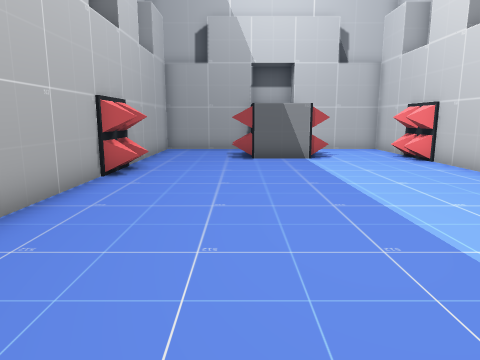
view 1 (above)

12 first-person views from a walk through a scene from a Unity 3-D project. The camera is 1.4 m above the floor, tilts 10° down and sees 70° across. The floor is counted in squares, 1 m on a side. Each view is taken from the middle of a square. On the plan, view 1 faces up. The plan holds only what a view shows up to about 15 squares ahead; the rest is blank. The place goes on beyond the plan. The player character is not drawn.

view 2
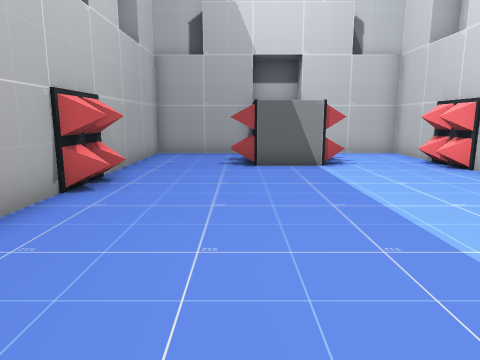

view 3
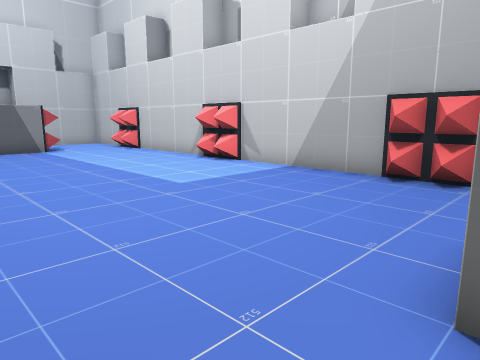

view 4
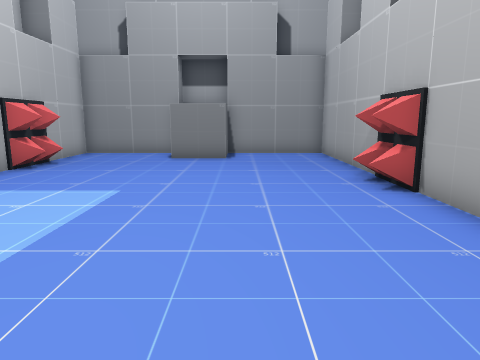

view 5
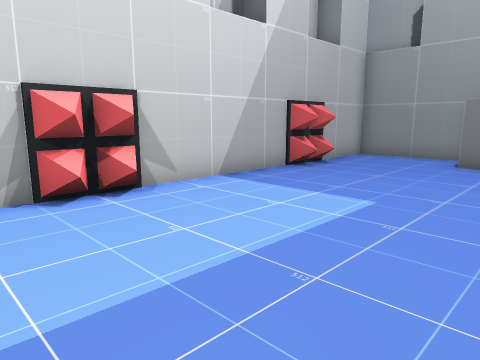

view 6
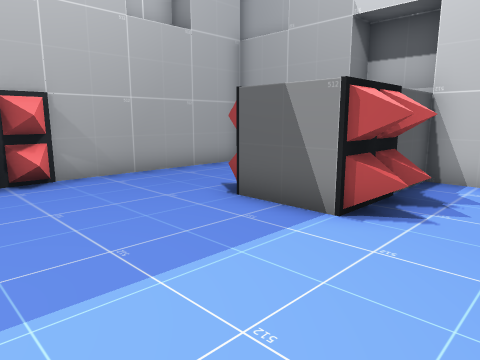

view 7
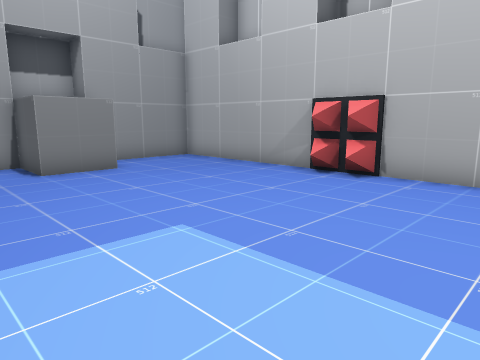

view 8
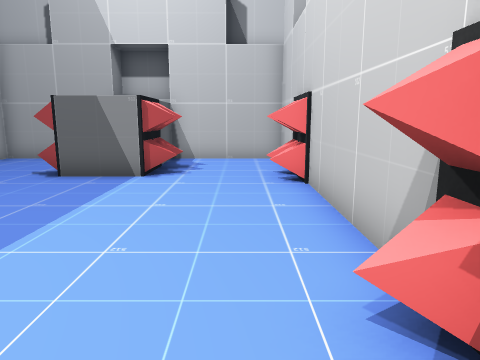

view 9
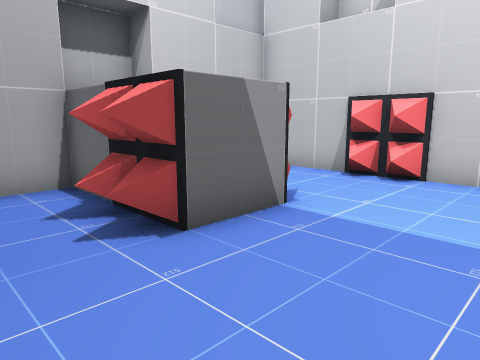

view 10
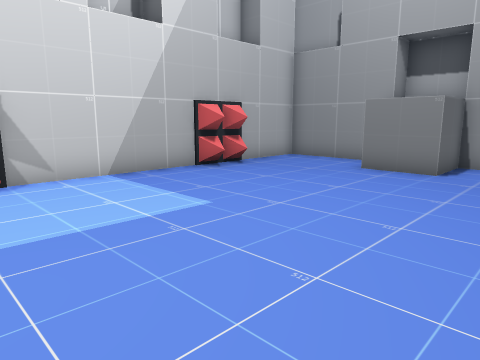

view 11
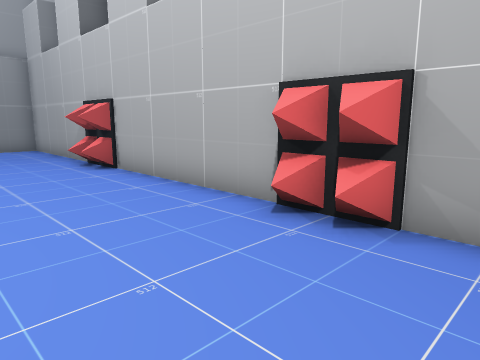

view 12
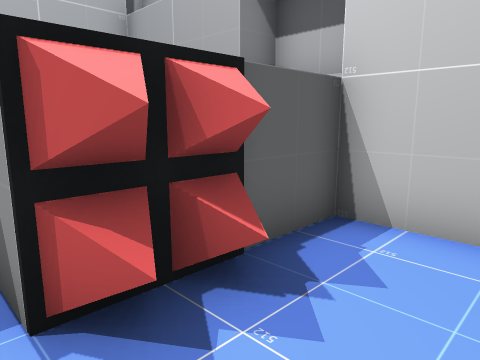

### Floor plan
Points are (right, up) in squares from view 1. A wall is a line through its corners. A room is listed if a view was taken in it or the views show most of it. See-through windows are left out.
Room 1 (views 1, 2, 3, 4, 5, 6, 7, 8, 9, 10, 11, 12)
walls: (-3.5, 2.4) (-2.6, 1.9); (6.5, 4.5) (5.7, 5) (6.6, 5.5) (5.7, 6) (6.5, 6.4); (-3.4, 1.4) (-2.7, 1); (-3.5, 10.4) (-2.5, 9.9) (-3.5, 9.4) (-2.6, 9) (-3.5, 8.5); (0.5, 12.5) (0.5, 16.5) (-3.5, 16.5) (-3.5, -5.5) (0.5, -5.5) (0.5, -3.5) (2.6, -3.5) (2.6, -5.5) (6.5, -5.5) (6.5, 16.5) (2.6, 16.5) (2.6, 12.5) (0.5, 12.5) (-0.3, 13); (3.4, 13) (2.4, 12.5); (0.5, 13.5) (-0.4, 14); (6.5, 11.5) (5.7, 12) (6.7, 12.5) (5.7, 13); (6.5, -2.5) (5.7, -2) (6.6, -1.5) (5.7, -1) (6.5, -0.6); (3.4, 14) (2.5, 13.5)

Where each view was taken, in squares from view 1:
view 1: 0 up, 0 right, facing up
view 2: 2 up, 0 right, facing up
view 3: 4 down, 2 left, facing up-right
view 4: 9 up, 0 right, facing down
view 5: 8 up, 0 right, facing down-right
view 6: 8 up, 5 right, facing up-left
view 7: 6 up, 5 right, facing down-left
view 8: 4 up, 5 right, facing up
view 9: 9 up, 2 left, facing up-right
view 10: 6 up, 2 left, facing down-right
view 11: 12 up, 1 right, facing down-left
view 12: 12 up, 5 right, facing up-left
